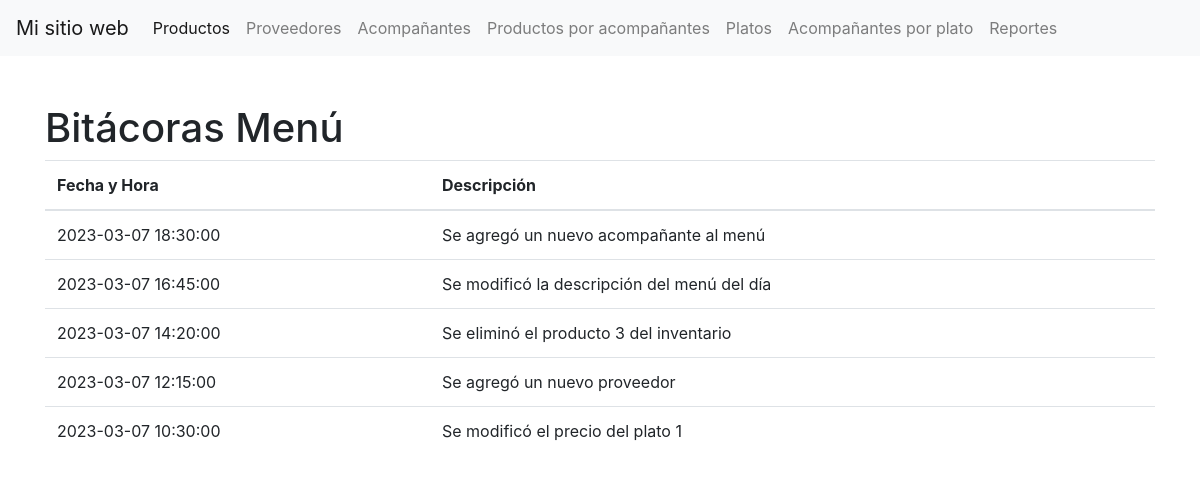
Screenshot of /PHP_PROYECTO_FINAL/reports/bitacoras_menu.php with the database file from the repository.
### tables this page shows
CREATE TABLE TBL_BITACORAS(
CODIGO_BITACORA INT PRIMARY KEY AUTO_INCREMENT,
USUARIO VARCHAR (45) NOT NULL,
DESCRIPCION VARCHAR (200) NOT NULL,
FECHA_HORA_OPERACION DATETIME NOT NULL
);

### PHP_PROYECTO_FINAL/reports/bitacoras_menu.php (the view, shortened to what this page needs)
<?php
$conexion = mysqli_connect("localhost", "root", "keven190.,s", "manjares");
$sql = "SELECT * FROM tbl_bitacoras ORDER BY FECHA_HORA_OPERACION DESC";
$resultado = mysqli_query($conexion, $sql);
?>
<!DOCTYPE html>
<html>
<head>
	<link rel="stylesheet" href="https://maxcdn.bootstrapcdn.com/bootstrap/4.0.0/css/bootstrap.min.css">
</head>
<body>
<nav class="navbar navbar-expand-lg navbar-light bg-light">
      <a class="navbar-brand" href="../index.php">Mi sitio web</a>
      <div class="collapse navbar-collapse" id="navbarNav">
        <ul class="navbar-nav">
          <li class="nav-item active">
            <a class="nav-link" href="../vistas/productos.php">Productos</a>
          </li>
          <li class="nav-item">
            <a class="nav-link" href="../vistas/proveedores.php">Proveedores</a>
          </li>
          <li class="nav-item">
            <a class="nav-link" href="../vistas/acompanantes.php">Acompañantes</a>
          </li>
          <li class="nav-item">
            <a class="nav-link" href="../vistas/productosutilizanacompañantes.php">Productos por acompañantes</a>
          </li>
          <li class="nav-item">
            <a class="nav-link" href="../vistas/platos.php">Platos</a>
          </li>
          <li class="nav-item">
            <a class="nav-link" href="../vistas/acompañantesplato.php">Acompañantes por plato</a>
          </li>
          <li class="nav-item">
          <a class="nav-link" href="../index.php#reportesId">Reportes</a>
        </li>
        </ul>
      </div>
    </nav>
	<div class="container my-5">
		<h1>Bitácoras Menú</h1>
		<table class="table">
			<thead>
				<tr>
					<th>Fecha y Hora</th>
					<th>Descripción</th>
				</tr>
			</thead>
			<tbody>
				<?php
				while ($fila = mysqli_fetch_assoc($resultado)) {
					echo "<tr>";
					echo "<td>" . $fila['FECHA_HORA_OPERACION'] . "</td>";
					echo "<td>" . $fila['DESCRIPCION'] . "</td>";
					echo "</tr>";
				}
				?>
			</tbody>
		</table>
	</div>
</body>
</html>

### rows the page displays
tbl_bitacoras: FECHA_HORA_OPERACION "2023-03-07 18:30:00", DESCRIPCION "Se agregó un nuevo acompañante al menú"
tbl_bitacoras: FECHA_HORA_OPERACION "2023-03-07 16:45:00", DESCRIPCION "Se modificó la descripción del menú del día"
tbl_bitacoras: FECHA_HORA_OPERACION "2023-03-07 14:20:00", DESCRIPCION "Se eliminó el producto 3 del inventario"
tbl_bitacoras: FECHA_HORA_OPERACION "2023-03-07 12:15:00", DESCRIPCION "Se agregó un nuevo proveedor"
tbl_bitacoras: FECHA_HORA_OPERACION "2023-03-07 10:30:00", DESCRIPCION "Se modificó el precio del plato 1"
